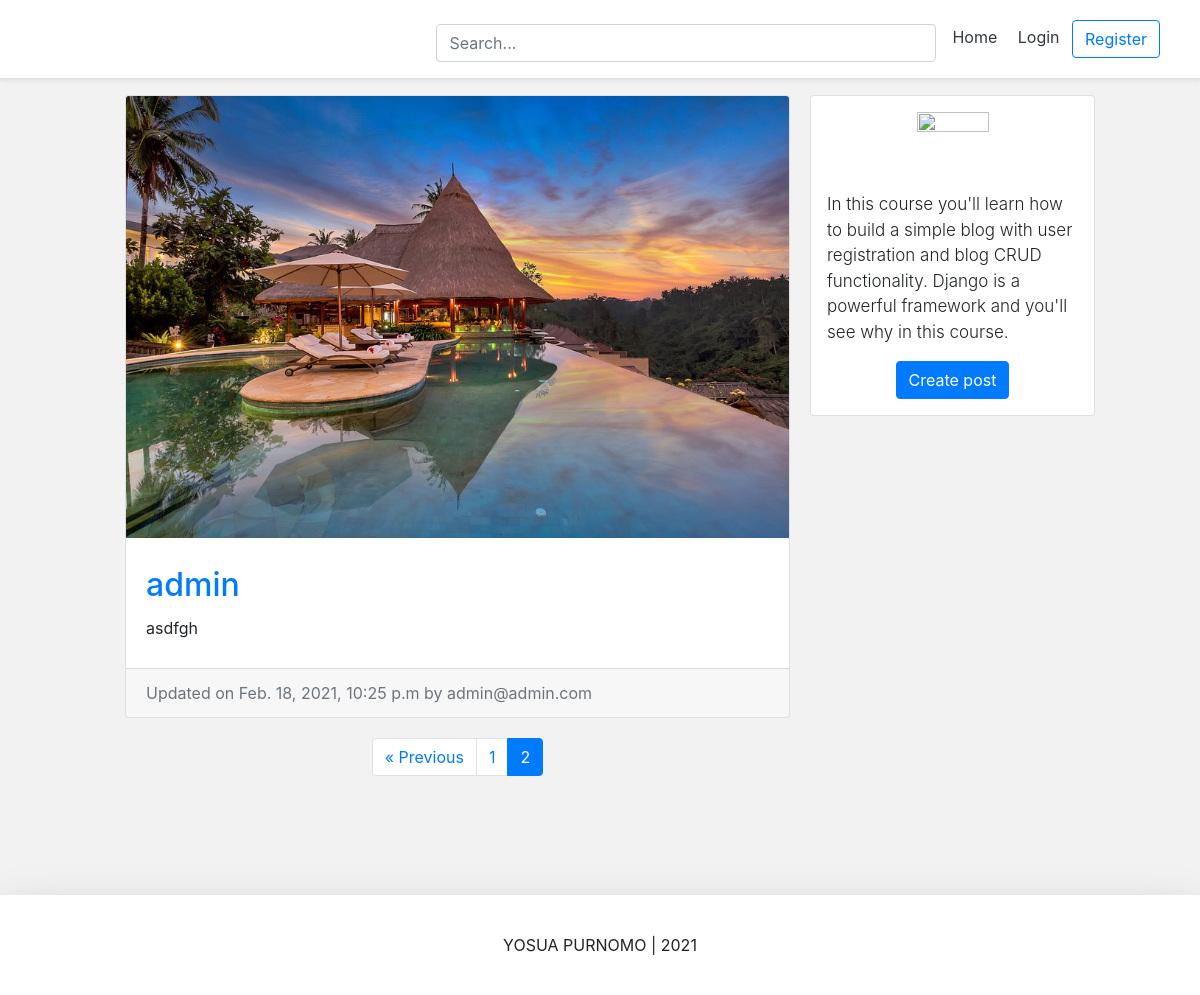
Screenshot of /?page=2 with the database file from the repository.
### Post/models.py (models this page shows, shortened)
class PostModel(models.Model):
	caption			= models.TextField(max_length=5000, null=False, blank=True)
	image			= models.ImageField(upload_to=upload_location, null=False, blank=True)
	date_published	= models.DateTimeField(auto_now_add=True, verbose_name='date published')
	date_updated	= models.DateTimeField(auto_now=True, verbose_name='date updated')
	author			= models.ForeignKey(settings.AUTH_USER_MODEL, on_delete=models.CASCADE)
	slug 			= models.SlugField(blank=True, unique=True)

### Account/models.py (models this page shows, shortened)
class Account(AbstractBaseUser):
	email 			= models.EmailField(verbose_name='email', max_length=60, unique=True)
	username 		= models.CharField(max_length=30, unique=True)
	date_joined		= models.DateTimeField(verbose_name='date joined', auto_now_add=True)
	last_login		= models.DateTimeField(verbose_name='last login', auto_now=True)
	is_admin		= models.BooleanField(default=False)
	is_active		= models.BooleanField(default=True)
	is_staff		= models.BooleanField(default=False)
	is_superuser	= models.BooleanField(default=False)
	USERNAME_FIELD = 'email'
	REQUIRED_FIELDS = ['username']
	objects = AccountManage()
	def __str__(self):
		return self.email

### Personal/views.py (the view)
# urls.py: path('', home_view.as_view(), name="home"),
class home_view(ListView):
	page_kwarg = 'page'
	paginate_by = 2
	context_object_name = 'post_model'
	model = PostModel
	template_name = 'personal/home.html'
	ordering = '-date_published'
	def get_context_data(self, **kwargs):
		search = self.request.GET.get('q', '')
		self.extra_context = {
			'query':str(search)
			}
		print(self.extra_context)
		return super().get_context_data(**kwargs)
	def get_queryset(self):
		search = self.request.GET.get('q', False)
		if search:
			self.querset = self.model.objects.filter(
							Q(caption__icontains=search) |
							 Q(author__username=search)
							 )
			return self.querset
		return super().get_queryset()

### Personal/templates/personal/home.html (shortened to what this page needs)
{% extends 'base.html' %}
{% load static %}
{% block content %}
<link rel="stylesheet" type="text/css" href="{% static "personal/home.css" %}">
<div class="container">
	<div class="row">
		<div class="left-column col-lg-7 offset-lg-1">
				{% for post in post_model %}
					<div class="blog-post-container">
						{% include 'post/snippets/blog_post_snippet.html' with post_model=post %}
					</div>
				{% endfor %}
			{% include 'post/snippets/blog_post_pagination.html' with post_model=post_model %}
		</div>
		<div class="right-column col-lg-3 d-lg-flex d-none flex-column">
			<div class="card create-post-bar d-flex flex-column p-3">
				<img class="img-fluid d-block m-auto pb-2" src="{% static 'codingwithmitch_logo.png' %}" width="72" height="72">
				<p class="lead">In this course you'll learn how to build a simple blog with user registration and blog CRUD functionality. Django is a powerful
  					framework and you'll see why in this course.</p>
				<p class="m-auto"><a class="btn btn-primary" href="{% url 'post:create' %}">Create post</a></p>
			</div>
		</div>
	</div>
</div>
{% endblock content %}

### Post/templates/post/snippets/blog_post_snippet.html (shortened to what this page needs)
{% load static %}
<link rel="stylesheet" type="text/css" href="{% static "post/blog_snippets.css" %}">
{% if post_model %}
<div class="container">
	<div class="row">
		<div class="card m-auto">
			<a href="{% url 'post:detail' post.slug %}">
				<img class="card-img-top" src="{{post_model.image.url}}">
			</a>
			<div class="card-body mt-2 mb-2">
				<a href="{% url 'post:detail' post.slug %}">
					<h2 class="card-title">{{post_model.author.username}}</h2>
				</a>
				<p class="card-text">{{post_model.caption|linebreaksbr|truncatechars:250}}</p>
			</div>
			<div class="card-footer text-muted">
			  Updated on {{post_model.date_updated}} by {{post_model.author}}
			</div>
		</div>
	</div>
</div>
{% endif %}

### static/css/header.css (style rules this page uses)
@media (min-width: 768px) { html { font-size: 16px; } }

### static/css/base.css (style rules this page uses)
body { background-color: #f2f2f2; }

### Personal/static/personal/home.css (style rules this page uses)
@media (min-width: 768px) { .right-column { margin-left: 20px; } }
.blog-post-container { margin-bottom: 20px; width: 100%; }
.create-post-bar { background-color: #fff; margin-bottom:20px; }
.left-column { padding:0px; }
.right-column { padding:0px; }
.lead { font-size: 17px; }

### Post/static/post/blog_snippets.css (style rules this page uses)
.card { max-width: 700px; width: 100%; }
.card-body { padding: 20px; }

### rows the page displays
PostModel: image (picture), author.username "admin", caption "asdfgh", date_updated "Feb. 18, 2021, 10:25 p.m", author "admin@admin.com"

### other values shown
{{ i }} "1"
{{ i }} "2"
